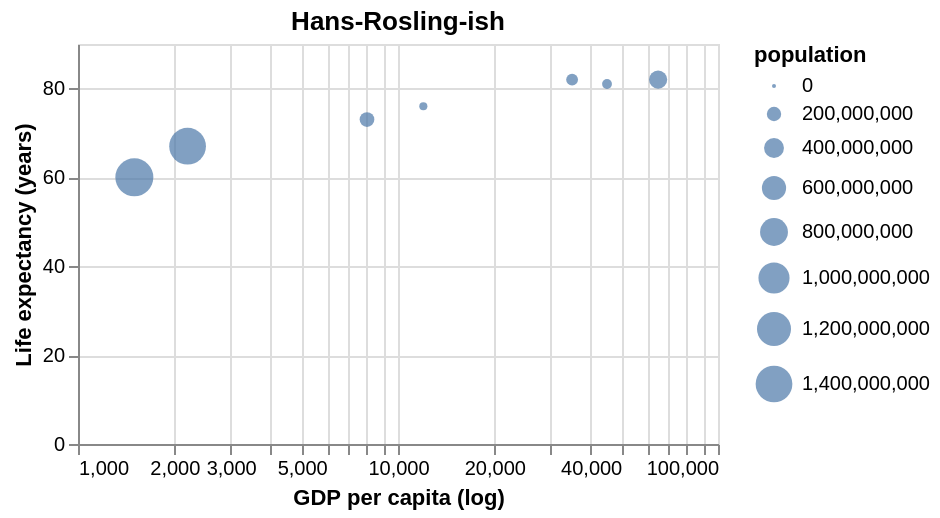

Notebook code cell kept with this figure:
### Markdown cell above
## Example 7: log-scale axes plus a size channel

The visitor reads `scale: {"type": "log"}` from the `x` encoding and emits `ax.set_xscale('log')`. The `size` channel maps a numeric field to scatter point size with a normalized scaling.

### Code cell
spec_log_size = {
    "data": {"values": [
        {"gdp_per_capita": 1500,  "life_expectancy": 60, "population": 1.5e9},
        {"gdp_per_capita": 2200,  "life_expectancy": 67, "population": 1.4e9},
        {"gdp_per_capita": 8000,  "life_expectancy": 73, "population": 2.1e8},
        {"gdp_per_capita": 12000, "life_expectancy": 76, "population": 5.2e7},
        {"gdp_per_capita": 35000, "life_expectancy": 82, "population": 1.3e8},
        {"gdp_per_capita": 45000, "life_expectancy": 81, "population": 8.5e7},
        {"gdp_per_capita": 65000, "life_expectancy": 82, "population": 3.3e8},
    ]},
    "mark": "circle",
    "encoding": {
        "x": {"field": "gdp_per_capita", "type": "quantitative",
              "scale": {"type": "log"}, "title": "GDP per capita (log)"},
        "y": {"field": "life_expectancy", "type": "quantitative",
              "title": "Life expectancy (years)"},
        "size": {"field": "population", "type": "quantitative"},
    },
    "title": "Hans-Rosling-ish",
}
show_side_by_side(spec_log_size)

### Figure 1 — Vega-Lite specification as saved in the notebook (floating-point values rounded to 4 significant figures)
{"config": {"view": {"continuousWidth": 300, "continuousHeight": 300}}, "data": {"name": "data-7c08ae7e85968f3cac0d1d2fec45d22c"}, "mark": "circle", "encoding": {"size": {"field": "population", "type": "quantitative"}, "x": {"field": "gdp_per_capita", "scale": {"type": "log"}, "title": "GDP per capita (log)", "type": "quantitative"}, "y": {"field": "life_expectancy", "title": "Life expectancy (years)", "type": "quantitative"}}, "height": 200, "title": "Hans-Rosling-ish", "width": 320, "$schema": "https://vega.github.io/schema/vega-lite/v6.1.0.json", "datasets": {"data-7c08ae7e85968f3cac0d1d2fec45d22c": [{"gdp_per_capita": 1500, "life_expectancy": 60, "population": 1500000000.0}, {"gdp_per_capita": 2200, "life_expectancy": 67, "population": 1400000000.0}, {"gdp_per_capita": 8000, "life_expectancy": 73, "population": 210000000.0}, {"gdp_per_capita": 12000, "life_expectancy": 76, "population": 52000000.0}, {"gdp_per_capita": 35000, "life_expectancy": 82, "population": 130000000.0}, {"gdp_per_capita": 45000, "life_expectancy": 81, "population": 85000000.0}, {"gdp_per_capita": 65000, "life_expectancy": 82, "population": 330000000.0}]}}
